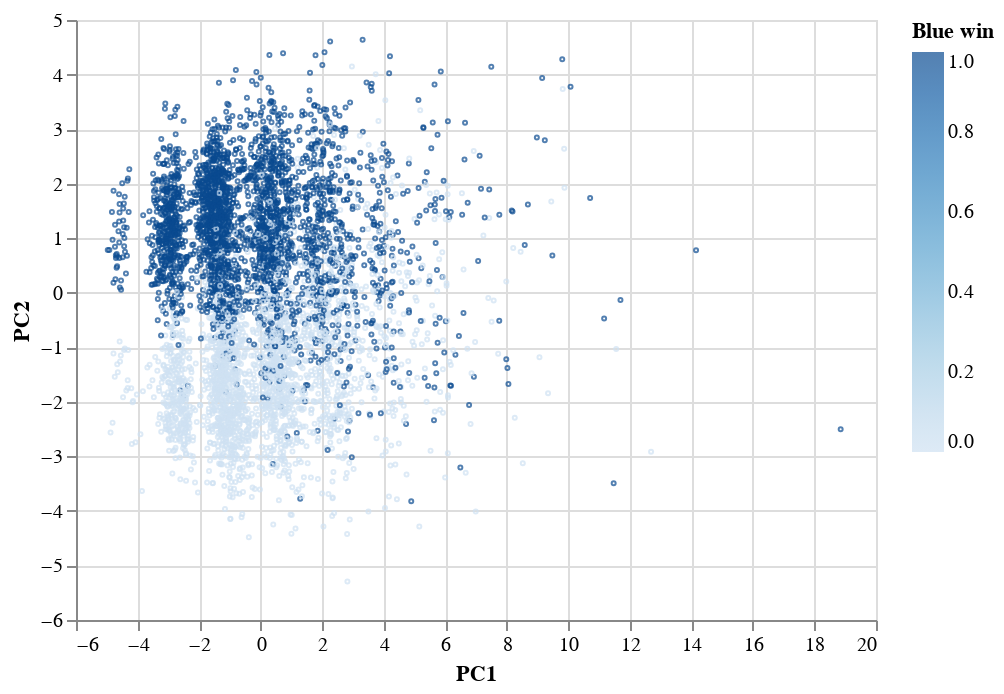

Notebook cell for this chart:
### Code cell
pca = visualizePCA(x_train, y_train, 'Blue win')

### Figure 1 — Vega-Lite specification as saved in the notebook (floating-point values rounded to 4 significant figures; data arrays with more than 128 entries replaced by an {"elided": "..."} marker saying what was removed)
{"config": {"view": {"continuousWidth": 400, "continuousHeight": 300}}, "data": {"name": "data-e2f00aaa4d4fe065bc3d3acfe966ec37"}, "mark": {"type": "point", "size": 1}, "encoding": {"color": {"type": "quantitative", "field": "Blue win"}, "x": {"type": "quantitative", "field": "PC1"}, "y": {"type": "quantitative", "field": "PC2"}}, "$schema": "https://vega.github.io/schema/vega-lite/v4.8.1.json", "datasets": {"data-e2f00aaa4d4fe065bc3d3acfe966ec37": {"elided": "5000 records"}}}
